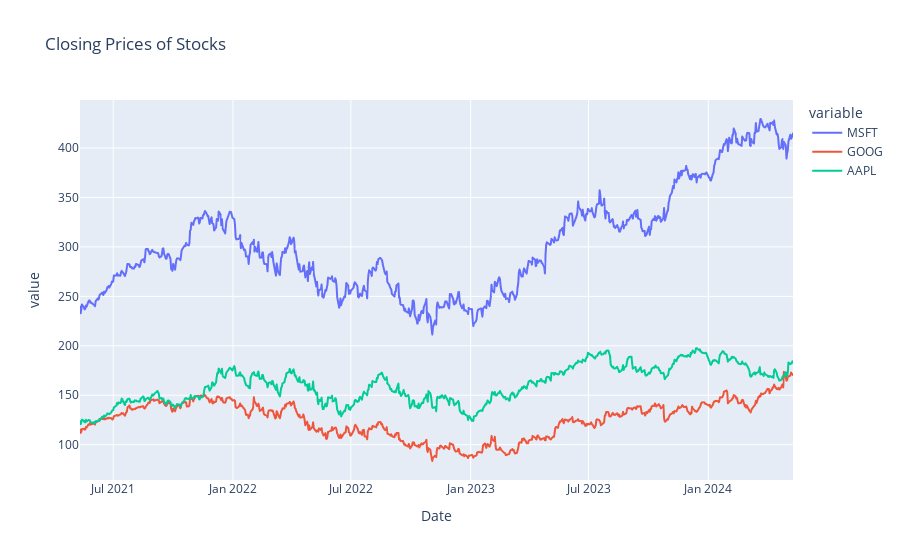

The notebook cell saved with this chart:
### Markdown cell above
#### Performance Summary

### Code cell
fig = px.line(col_df, y=['MSFT','GOOG', 'AAPL'], title='Closing Prices of Stocks')
fig.show()

### Figure 1 — Plotly figure (JSON) as saved in the notebook; plotly's stock layout.template omitted (floating-point values rounded to 4 significant figures; data arrays with more than 128 entries replaced by an {"elided": "..."} marker saying what was removed)
{"data": [{"hovertemplate": "variable=MSFT<br>Date=%{x}<br>value=%{y}<extra></extra>", "legendgroup": "MSFT", "line": {"color": "#636efa", "dash": "solid"}, "marker": {"symbol": "circle"}, "mode": "lines", "name": "MSFT", "showlegend": true, "type": "scattergl", "x": {"elided": "756 str values"}, "xaxis": "x", "y": {"elided": "756 float values"}, "yaxis": "y"}, {"hovertemplate": "variable=GOOG<br>Date=%{x}<br>value=%{y}<extra></extra>", "legendgroup": "GOOG", "line": {"color": "#EF553B", "dash": "solid"}, "marker": {"symbol": "circle"}, "mode": "lines", "name": "GOOG", "showlegend": true, "type": "scattergl", "x": {"elided": "756 str values"}, "xaxis": "x", "y": {"elided": "756 float values"}, "yaxis": "y"}, {"hovertemplate": "variable=AAPL<br>Date=%{x}<br>value=%{y}<extra></extra>", "legendgroup": "AAPL", "line": {"color": "#00cc96", "dash": "solid"}, "marker": {"symbol": "circle"}, "mode": "lines", "name": "AAPL", "showlegend": true, "type": "scattergl", "x": {"elided": "756 str values"}, "xaxis": "x", "y": {"elided": "756 float values"}, "yaxis": "y"}], "layout": {"legend": {"title": {"text": "variable"}, "tracegroupgap": 0}, "title": {"text": "Closing Prices of Stocks"}, "xaxis": {"anchor": "y", "domain": [0, 1], "title": {"text": "Date"}}, "yaxis": {"anchor": "x", "domain": [0, 1], "title": {"text": "value"}}}}
